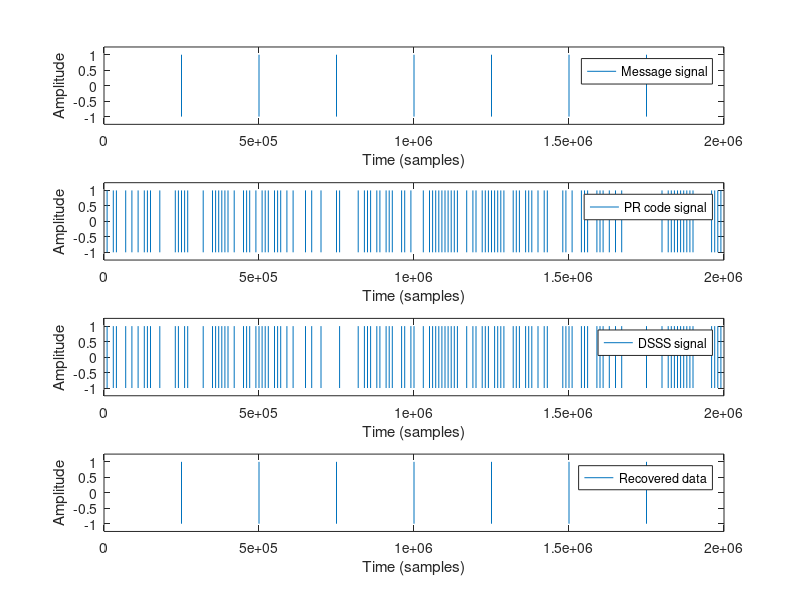

Source code (MATLAB): (Note: this script raises an error after producing the figure.)
%====================================================================%
%     Direct Sequence Spread Spectrum exercise for SOWN lab          %
% ------------------------------------------------------------------ %
% Author : Aanjhan Ranganathan (raanjhan@inf.ethz.ch)                %
%====================================================================%
clear all;
close all;

% variables that define system configuration
length_prn = 200; % length of the pseudorandom code

% Generate appropriate time samples (only for simulation reasons)
Fs = 10e3; % 10 KHz sampling rate
t = 0:1/Fs:length_prn;
t = t(1:end-1);

% shared secret (pseudo random code) between the transmitter and reciever
PNcode =  randsrc(1,length_prn); % a random sequence is generated

%=====================================================================
%                       TRANSMITTER
%=====================================================================

% generate data signal
% specify your own data signal '-1' for 0 bit and '1' for 1 bit
% e.g., to send data 10101 the data signal should be [1 -1 1 -1 1]
% TODO
data = [1 -1 1 -1 1 -1 1 -1]; % to avoid warnings choose length of data to be a multiple of 5
length_data = length(data);
Ndata = round(length(t)/length_data);
m_t = kron(data,ones(1,Ndata)); % expands the matrix

% uncomment below lines of code to plot the message signal
% % plot message signal
% figure;
% plot(m_t); ylim([-1.25 1.25]); legend('Message signal');
 

% generate code signal
Ncode = round(length(t)/length_prn);
code_t = kron(PNcode,ones(1,Ncode));

% % plot code signal
% figure;
% plot(code_t); ylim([-1.25 1.25]); legend('PR code signal');
% 

% Spread the data signal by multiplying with the code
dsss_sig = m_t.*code_t;

% % plot spreaded signal 
% figure;
% plot(dsss_sig); ylim([-1.25 1.25]); legend('Spreaded signal');
% 

% dsss_sig is the spreaded signal. In a real system this is modulated using
% an appropriate modulation technique (say BPSK) and upmixed to a suitable
% carrier frequency before transmission. To keep the exercise simple we
% illustrate all the signals in baseband.

%======================================================================
%                       CHANNEL
%======================================================================

% optionally add noise (the radio signals do not travel in atmosphere
% without the effects of attenuations and noise additions. If so, a lot of
% us wouldnt be doing what we are doing.

% Hint: you can use Matlab's built-in "awgn" function (help awgn)
rx = dsss_sig;

%======================================================================
%                       RECEIVER 
%======================================================================

% lets try to decode the signal
rxPNCode =  randsrc(1,length_prn);
rxPNCode_t = kron(rxPNCode,ones(1,Ncode));

% multiply the received signal "rx" with the pseudorandom code.
recover_data = rx.*code_t;

% figure;
% plot(recover_data); ylim([-1.25 1.25]); legend('Recovered data');


% All in one (well actually two ;) ) figures.
% use subplots
figure;
subplot(4,1,1);
plot(m_t); ylim([-1.25 1.25]); 
legend('Message signal');
xlabel('Time (samples)');
ylabel('Amplitude');

subplot(4,1,2);
plot(code_t); ylim([-1.25 1.25]);
legend('PR code signal');
xlabel('Time (samples)');
ylabel('Amplitude');

subplot(4,1,3);
plot(dsss_sig); ylim([-1.25 1.25]);
legend('DSSS signal');
xlabel('Time (samples)');
ylabel('Amplitude');

subplot(4,1,4);
plot(recover_data); ylim([-1.25 1.25]); 
legend('Recovered data');
xlabel('Time (samples)');
ylabel('Amplitude');

saveas(gcf,'time.pdf');

%----------------------------------------------------------------------
% Now that you have got a fair understanding of how the DSSS coding works, 
% we will now see the "Actual spreading". For this we modulate the signals
% using BPSK modulation and upmix them to a carrier frequency Fc.
% We generate noise signal of energy Enoise.


% m_psk is the BPSK modulated message signal (no spreading)
m_psk = [];

% dsss_psk is the modulated version of the spreaded dsss_sig
dsss_psk = [];

% carrier frequency which we use 
Fc = 50;

% generate noise signal with energy Enoise
Enoise = 100;
noise_sig = Enoise*rand(length(dsss_sig),1);

%=====================================================================
% Try to understand. If not, no worries. This is just BPSK modulation code
% ;)
tc_sym = t(1:end/length_prn);
tdata_sym = t(1:end/length_data);
time = [];

for ii = 1: Ncode: length(dsss_sig)
    
    % The BPSK Signal
    dsss_psk = [dsss_psk (dsss_sig(ii)==-1)*sin(2*pi*Fc*tc_sym)+...
        (dsss_sig(ii)==1)*sin(2*pi*Fc*tc_sym + pi)];
        
    time = [time tc_sym];
    t =  t + 1;
   
end

time = [];
for ii = 1: Ndata: length(m_t)
    
    % The BPSK Signal
    m_psk = [m_psk (m_t(ii)==-1)*sin(2*pi*Fc*tdata_sym)+...
        (m_t(ii)==1)*sin(2*pi*Fc*tdata_sym + pi)];
    time = [time tdata_sym];
    t =  t + 1;
   
end
%=====================================================================
% Normspectrum plots the spectral density (the
% amount of energy present in each frequency band)
%=====================================================================
[fmpsk magmbpsk] = normspectrum(m_psk,Fs);
[fdssspsk magdsssbpsk] = normspectrum(dsss_psk,Fs);
[fnoise magnoise] = normspectrum(noise_sig,Fs);

figure;
plot(fmpsk, magmbpsk);
hold on;
stem(fdssspsk,magdsssbpsk, 'r');
stem(fnoise,magnoise, 'k');
legend('message signal', 'dsss signal', 'noise level');
xlabel('Frequency (Hz)');
ylabel('Power spectral density');
xlim([48,52]);
ylim([0 1]);

saveas(gcf,'frequency.pdf');

% Finally, try to change the strength of the noise signal (0-100) and the
% length of the PR-code (dont give values beyond 500! The server might
% start crying for resources and its bad/sin to hurt servers.) and see the
% effects on spreading and processing gain.

% have fun

